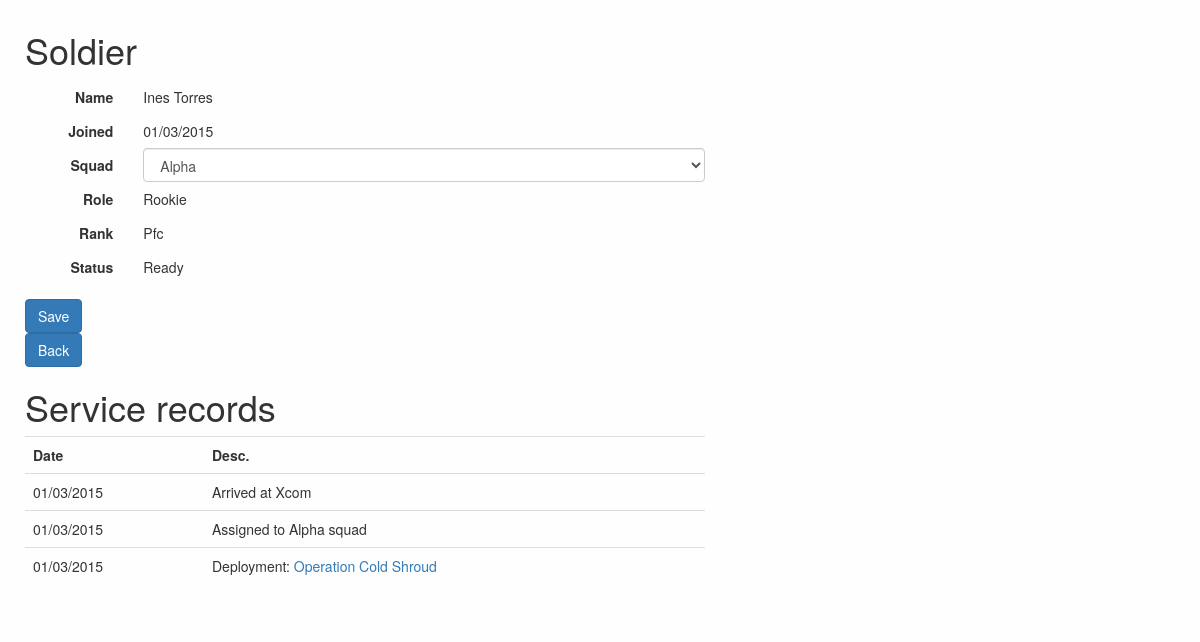
Screenshot of /troops/43/ with the database file from the repository.
### troops/models.py (models this page shows, shortened)
class Soldier(models.Model):
	name = models.CharField(max_length = 100)
	joined = models.DateField('Joined')
	squad = models.ForeignKey(Squad, null=True)
	role = models.ForeignKey(Role)
	rank = models.ForeignKey(Rank)
	status = models.ForeignKey(Status)
	def getDate(self):
		return self.joined.strftime('%d/%m/%Y')

class Squad(models.Model):
	name = models.CharField(max_length = 100)
	joined = models.DateField('Established')

class Role(models.Model):
	name = models.CharField(max_length = 50)

class Rank(models.Model):
	name = models.CharField(max_length = 50)

class Status(models.Model):
	name = models.CharField(max_length = 50)

class SoldierEvent(models.Model):
	soldier = models.ForeignKey(Soldier)
	date = models.DateField('Date')
	name = models.CharField(max_length = 200)
	def getDate(self):
		return self.date.strftime('%d/%m/%Y')

class Mission(models.Model):
	name = models.CharField(max_length = 100)
	missionType = models.ForeignKey(MissionType)
	date = models.DateField('Date')
	squad = models.ForeignKey(Squad)
	result = models.ForeignKey(MissionResult)
	wounded = models.IntegerField(default=0)
	dead = models.IntegerField(default=0)
	def getDate(self):
		return self.date.strftime('%d/%m/%Y')

### troops/views.py (the view)
# urls.py: url(r'^(?P<soldier_id>\d+)/$', views.soldier, name='soldier'),
def soldier(request, soldier_id):
	try:
		soldier = Soldier.objects.get(pk=soldier_id)
		squads = Squad.objects.all()
		events = SoldierEvent.objects.filter(soldier=soldier.id)
		deploys = Deployment.objects.filter(soldier=soldier.id)
		mission = []
		for deploy in deploys:
			mission.extend([deploy.mission])
		output = list(chain(events, mission))
		output.sort(key=lambda r: r.date)
		output.sort(key=lambda r: r.name)
	except Soldier.DoesNotExist:
		raise Http404
	return render(request, 'troops/soldier.html', {'soldier': soldier, 'events': output, 'squads': squads})

### troops/templates/troops/soldier.html
{% load staticfiles %}
{% include "troops/header.html" %}
<div class="soldier">
	<h1>Soldier</h1>
	<form class="form-horizontal" role="form" action="./assign" method="GET">
		<div class="form-group">
			<label class="col-sm-2 control-label">Name</label>
			<div class="col-sm-10">
				<p class="form-control-static">{{soldier.name}}</p>
			</div>
			<label class="col-sm-2 control-label">Joined</label>
			<div class="col-sm-10">
				<p class="form-control-static">{{soldier.getDate}}</p>
			</div>
			<label class="col-sm-2 control-label">Squad</label>
			<div class="col-sm-10">
				<select class="form-control" name="squad">
					{% for squad in squads %}
						<option {% if squad.name == soldier.squad.name %}selected="selected"{% endif %}>{{squad.name}}</option>
					{% endfor %}
				</select>
			</div>
			<label class="col-sm-2 control-label">Role</label>
			<div class="col-sm-10">
				<p class="form-control-static">{{soldier.role.name}}</p>
			</div>
			<label class="col-sm-2 control-label">Rank</label>
			<div class="col-sm-10">
				<p class="form-control-static">{{soldier.rank.name}}</p>
			</div>
			<label class="col-sm-2 control-label">Status</label>
			<div class="col-sm-10">
				<p class="form-control-static">{{soldier.status.name}}</p>
			</div>
		</div>
		<button type="submit" class="btn btn-primary">Save</button>
	</form>
	<div>
		<p><a href="/troops/">	<button type="button" class="btn btn-primary">Back</button></a></p>
	</div>
	<div>
		<h1>Service records</h1>
		<table class="table">
			<tr>
				<th>Date</th>
				<th>Desc.</th>
			</tr>
			{% for event in events %}
				<tr>
					<td>{{event.getDate}}</td>
					{% if event.squad %}
						<td>Deployment: <a href="event.id">{{event.name}}</a></td>
					{% else %}
						<td>{{event.name}}</td>
					{% endif %}
				</tr>
			{% endfor %}
		</table>
	</div>
</div>
{% include "troops/footer.html" %}

### troops/static/css/style.css (style rules this page uses)
body { background-color: #fefefe; }
.soldier { position: relative; float: left; width: 700px; padding: 10px; }

### rows the page displays
Soldier: name "Ines Torres", getDate "01/03/2015", squad "Alpha", role.name "Rookie", rank.name "Pfc", status.name "Ready"
SoldierEvent: getDate "01/03/2015", name "Arrived at Xcom"
SoldierEvent: getDate "01/03/2015", name "Assigned to Alpha squad"
Mission: getDate "01/03/2015", name "Operation Cold Shroud"
